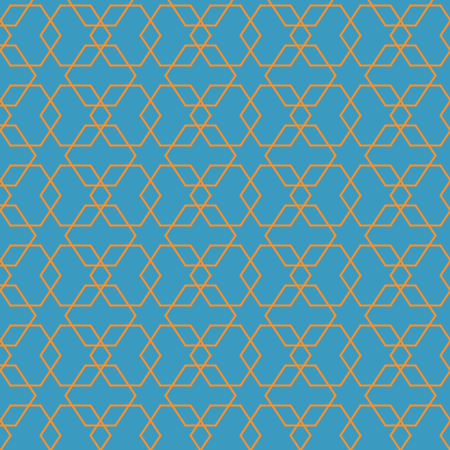
Frame 1 (no input)
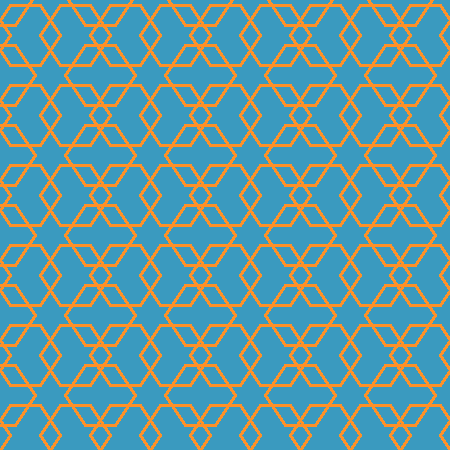
Frame 60 (the mouse pressed at the canvas centre just before this capture)
Frame 120 (the mouse held since frame 60 and released just before this capture): identical to frame 60, image omitted

The Processing sketch that drew these frames (run headless with seeded random() and noise(); from frame 60 on, the mouse is pressed at the canvas centre):

// Processing sketch: processing_28724
// ── processing_28724.pde

void setup () {
  //setup background color and stroke attributes
  size(450, 450); //size requirement for assignment
  background(#3A9ABF);
  stroke(#FF9027);
  strokeWeight(2);
  smooth();
}

void draw () {

  //draws columns (c) and rows (r) of the first hexagon pattern
  translate (-10, 35); //resetting 0,0 to properly align pattern
  for (int c = -1; c < 10; c++) { //loops set to -1 so start of pattern will not be visible
    for (int r = -1; r < 10; r++) {
      drawTile(50 * c, 80 * r);
    }
  }

  //draws columns (c) and rows (r) of the second hexagon pattern
  translate (75, 40); //resetting 0,0 so to ensure proper alignment
  for (int c = -1; c < 5; c++) {
    for (int r = -1; r < 5; r++) {
      drawTile(c * 100, r * 80);
    }
  }
}

void drawTile (int xPos, int yPos) {

  //draws a hexagon
  line(xPos, yPos, xPos + 20, yPos - 30);
  line(xPos + 20, yPos - 30, xPos + 50, yPos - 30);
  line(xPos + 50, yPos - 30, xPos + 70, yPos);
  line(xPos + 70, yPos, xPos + 50, yPos + 30);
  line(xPos + 50, yPos + 30, xPos + 20, yPos + 30);
  line(xPos + 20, yPos + 30, xPos, yPos);
}
